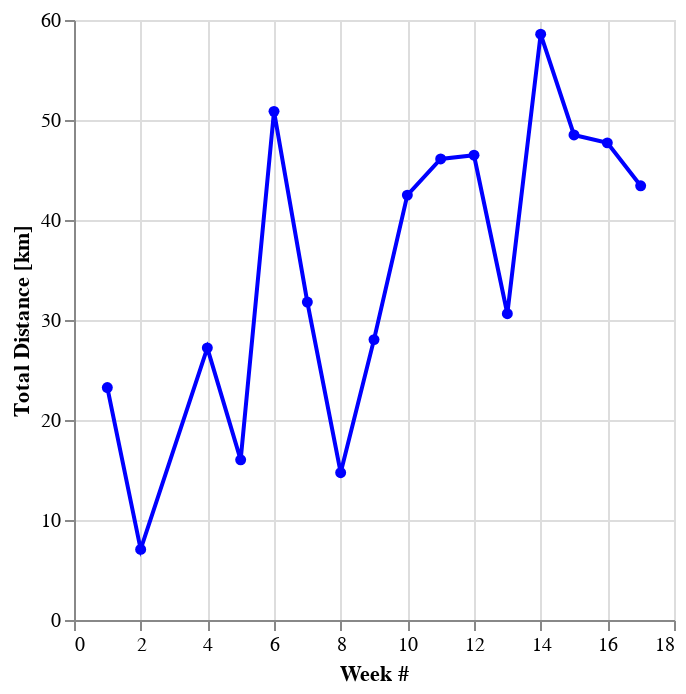

Notebook source saved alongside this figure:
### Code cell
# Visualize weekly total distance only
single = alt.selection_single()
weekly_longest = alt.Chart(weekly_dash).mark_line(point=True, size=2).encode(
    alt.X('week:Q', title='Week #'),
    alt.Y('Total Distance:Q', title='Total Distance [km]'),
    color=alt.condition(single, alt.value('blue'),alt.value('lightgray')),
    tooltip = ['week', 'Total Distance']
).add_selection(
    single
)

weekly_longest

### Figure 1 — Vega-Lite specification as saved in the notebook (floating-point values rounded to 4 significant figures)
{"config": {"view": {"continuousWidth": 300, "continuousHeight": 300}}, "data": {"name": "data-698f587a6ff54458a9dc804a17334e63"}, "mark": {"type": "line", "point": true, "size": 2}, "encoding": {"color": {"condition": {"param": "param_2", "value": "blue"}, "value": "lightgray"}, "tooltip": [{"field": "week", "type": "quantitative"}, {"field": "Total Distance", "type": "quantitative"}], "x": {"field": "week", "title": "Week #", "type": "quantitative"}, "y": {"field": "Total Distance", "title": "Total Distance [km]", "type": "quantitative"}}, "params": [{"name": "param_2", "select": {"type": "point"}}], "$schema": "https://vega.github.io/schema/vega-lite/v5.17.0.json", "datasets": {"data-698f587a6ff54458a9dc804a17334e63": [{"week": 1, "Total Distance": 23.24, "Longest Run": 10.06, "moving_time": 134.9, "total_elevation_gain": 127.7, "average_speed": 5.905, "average_heartrate": 160.4, "kudos_count": 33}, {"week": 2, "Total Distance": 7.061, "Longest Run": 6.263, "moving_time": 38.75, "total_elevation_gain": 61.8, "average_speed": 5.888, "average_heartrate": 147.4, "kudos_count": 11}, {"week": 4, "Total Distance": 27.21, "Longest Run": 13.01, "moving_time": 156.0, "total_elevation_gain": 258.8, "average_speed": 5.688, "average_heartrate": 162.4, "kudos_count": 29}, {"week": 5, "Total Distance": 16.02, "Longest Run": 7.026, "moving_time": 98.23, "total_elevation_gain": 165.1, "average_speed": 6.094, "average_heartrate": 155.2, "kudos_count": 26}, {"week": 6, "Total Distance": 50.86, "Longest Run": 19.04, "moving_time": 285.6, "total_elevation_gain": 378.8, "average_speed": 5.533, "average_heartrate": 163.8, "kudos_count": 39}, {"week": 7, "Total Distance": 31.79, "Longest Run": 20.21, "moving_time": 177.7, "total_elevation_gain": 232.7, "average_speed": 5.879, "average_heartrate": 143.3, "kudos_count": 22}, {"week": 8, "Total Distance": 14.73, "Longest Run": 8.417, "moving_time": 85.57, "total_elevation_gain": 99.8, "average_speed": 5.802, "average_heartrate": 152.8, "kudos_count": 17}, {"week": 9, "Total Distance": 28.04, "Longest Run": 17.2, "moving_time": 164.1, "total_elevation_gain": 175.6, "average_speed": 5.856, "average_heartrate": 159.1, "kudos_count": 21}, {"week": 10, "Total Distance": 42.49, "Longest Run": 27.02, "moving_time": 226.5, "total_elevation_gain": 206.8, "average_speed": 5.298, "average_heartrate": 167.0, "kudos_count": 39}, {"week": 11, "Total Distance": 46.1, "Longest Run": 26.7, "moving_time": 252.6, "total_elevation_gain": 380.3, "average_speed": 5.442, "average_heartrate": 161.0, "kudos_count": 45}, {"week": 12, "Total Distance": 46.48, "Longest Run": 21.39, "moving_time": 252.9, "total_elevation_gain": 380.3, "average_speed": 5.447, "average_heartrate": 159.6, "kudos_count": 83}, {"week": 13, "Total Distance": 30.63, "Longest Run": 17.08, "moving_time": 167.2, "total_elevation_gain": 189.9, "average_speed": 5.437, "average_heartrate": 163.8, "kudos_count": 39}, {"week": 14, "Total Distance": 58.59, "Longest Run": 32.03, "moving_time": 321.8, "total_elevation_gain": 226.0, "average_speed": 5.625, "average_heartrate": 164.5, "kudos_count": 49}, {"week": 15, "Total Distance": 48.5, "Longest Run": 32.57, "moving_time": 268.1, "total_elevation_gain": 397.4, "average_speed": 5.538, "average_heartrate": 162.1, "kudos_count": 69}, {"week": 16, "Total Distance": 47.71, "Longest Run": 20.35, "moving_time": 260.8, "total_elevation_gain": 250.5, "average_speed": 5.492, "average_heartrate": 164.6, "kudos_count": 85}, {"week": 17, "Total Distance": 43.42, "Longest Run": 12.22, "moving_time": 236.3, "total_elevation_gain": 273.0, "average_speed": 5.391, "average_heartrate": 160.5, "kudos_count": 79}]}}
